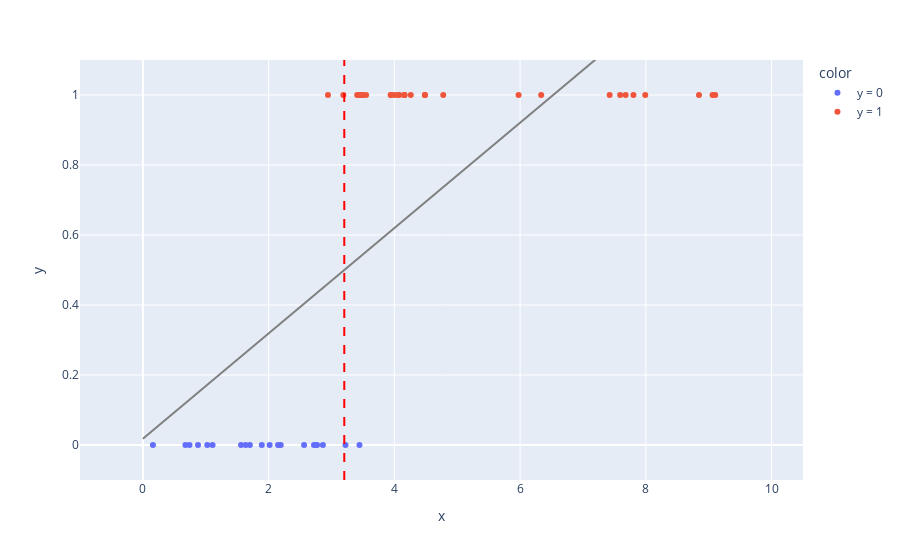

The cell this chart's notebook holds for it:
### Code cell
lin_reg_plot_ext = fit_lm_and_return_plot(eg_df_ext,
                                          show_decision_line=True)
lin_reg_plot_ext.show()
